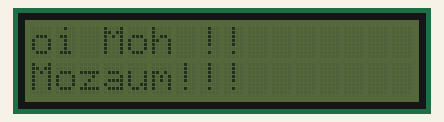
Bench run of a sketch on a simulated Arduino Uno, built with avr-gcc and run on an emulated ATmega328P. Shown: 16×2 character LCD.

Above: at 0.1 s.
At 1.1 s:
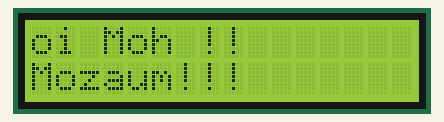

The sketch:

i2c_example.ino
```cpp
#include <Wire.h>
#include <LiquidCrystal_I2C.h>

// Inicializa o display no endereco 0x27
LiquidCrystal_I2C lcd(0x27,2,1,0,4,5,6,7,3, POSITIVE);

void setup()
{
 lcd.begin (16,2);
 lcd.setBacklight(HIGH);
  lcd.setCursor(0,0);
  lcd.print("oi Moh !!");
  lcd.setCursor(0,1);
  lcd.print("Mozaum!!!");
  //delay(1000);
  //lcd.setBacklight(LOW);
  //while(1);
}

void loop()
{
  lcd.setBacklight(LOW);
  delay(1000);
  lcd.setBacklight(HIGH);
  delay(1000);
}
```

Measured:
- what the display in image 1 shows lasts 1.0 s, from 1.1 s to 2.1 s
